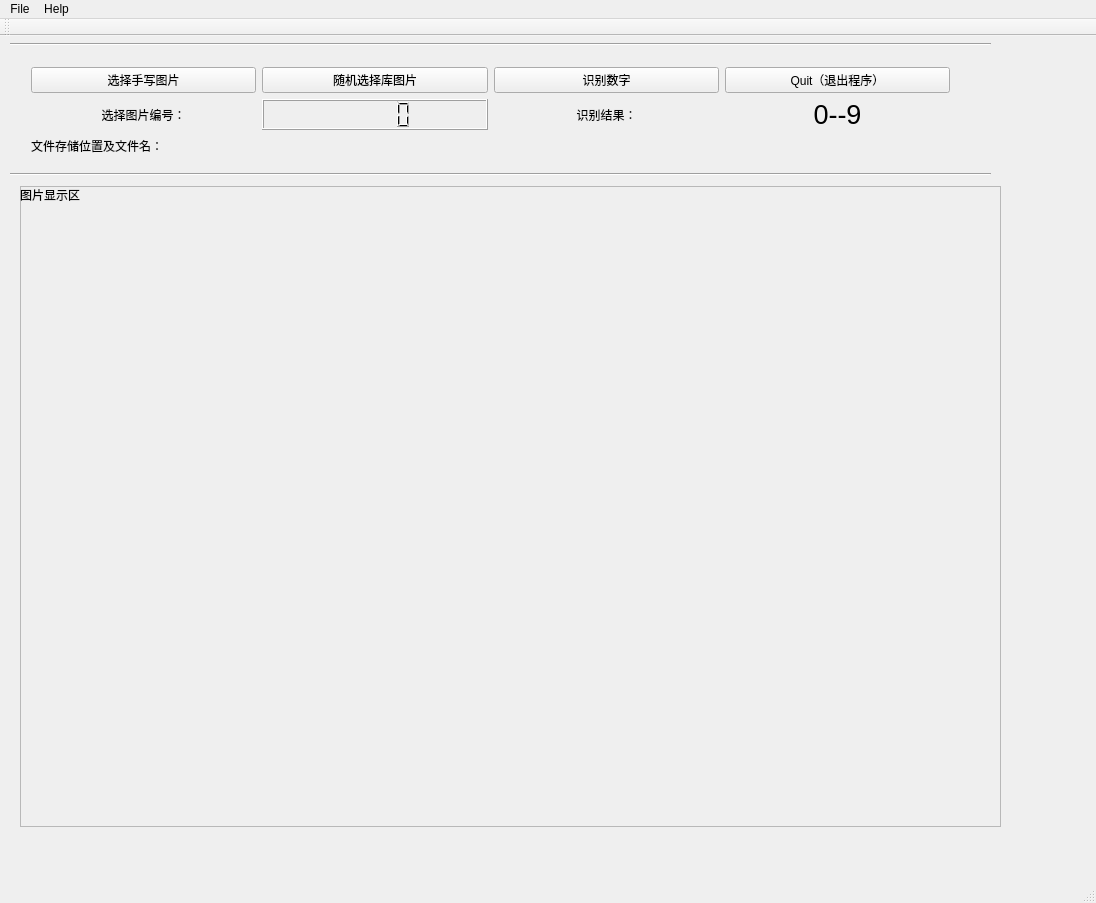
<?xml version="1.0" encoding="UTF-8"?>
<ui version="4.0">
 <class>MainWindow</class>
 <widget class="QMainWindow" name="MainWindow">
  <property name="geometry">
   <rect>
    <x>0</x>
    <y>0</y>
    <width>1096</width>
    <height>903</height>
   </rect>
  </property>
  <property name="maximumSize">
   <size>
    <width>2048</width>
    <height>2048</height>
   </size>
  </property>
  <property name="windowTitle">
   <string>MainWindow</string>
  </property>
  <widget class="QWidget" name="centralWidget">
   <widget class="Line" name="line">
    <property name="geometry">
     <rect>
      <x>10</x>
      <y>0</y>
      <width>981</width>
      <height>16</height>
     </rect>
    </property>
    <property name="orientation">
     <enum>Qt::Horizontal</enum>
    </property>
   </widget>
   <widget class="QFrame" name="frame">
    <property name="geometry">
     <rect>
      <x>20</x>
      <y>150</y>
      <width>981</width>
      <height>641</height>
     </rect>
    </property>
    <property name="frameShape">
     <enum>QFrame::StyledPanel</enum>
    </property>
    <property name="frameShadow">
     <enum>QFrame::Raised</enum>
    </property>
    <widget class="QLabel" name="labelpic">
     <property name="geometry">
      <rect>
       <x>0</x>
       <y>0</y>
       <width>971</width>
       <height>641</height>
      </rect>
     </property>
     <property name="text">
      <string>图片显示区</string>
     </property>
     <property name="alignment">
      <set>Qt::AlignLeading|Qt::AlignLeft|Qt::AlignTop</set>
     </property>
    </widget>
   </widget>
   <widget class="Line" name="line_2">
    <property name="geometry">
     <rect>
      <x>10</x>
      <y>130</y>
      <width>981</width>
      <height>16</height>
     </rect>
    </property>
    <property name="orientation">
     <enum>Qt::Horizontal</enum>
    </property>
   </widget>
   <widget class="QWidget" name="gridLayoutWidget_2">
    <property name="geometry">
     <rect>
      <x>20</x>
      <y>20</y>
      <width>941</width>
      <height>111</height>
     </rect>
    </property>
    <layout class="QGridLayout" name="gridLayout_2">
     <item row="1" column="1">
      <widget class="QLCDNumber" name="lcdNumber">
       <property name="font">
        <font>
         <pointsize>12</pointsize>
        </font>
       </property>
      </widget>
     </item>
     <item row="1" column="0">
      <widget class="QLabel" name="label">
       <property name="text">
        <string>选择图片编号：</string>
       </property>
       <property name="alignment">
        <set>Qt::AlignCenter</set>
       </property>
      </widget>
     </item>
     <item row="0" column="3">
      <widget class="QPushButton" name="quitbtn">
       <property name="text">
        <string>Quit（退出程序）</string>
       </property>
      </widget>
     </item>
     <item row="0" column="1">
      <widget class="QPushButton" name="TFpic_btn">
       <property name="text">
        <string>随机选择库图片</string>
       </property>
      </widget>
     </item>
     <item row="0" column="0">
      <widget class="QPushButton" name="Mypic_btn">
       <property name="text">
        <string>选择手写图片</string>
       </property>
      </widget>
     </item>
     <item row="0" column="2">
      <widget class="QPushButton" name="test_btn">
       <property name="text">
        <string>识别数字</string>
       </property>
      </widget>
     </item>
     <item row="1" column="2">
      <widget class="QLabel" name="label_2">
       <property name="text">
        <string>识别结果：</string>
       </property>
       <property name="alignment">
        <set>Qt::AlignCenter</set>
       </property>
      </widget>
     </item>
     <item row="2" column="1" colspan="3">
      <widget class="QLabel" name="debuglabel">
       <property name="text">
        <string> </string>
       </property>
      </widget>
     </item>
     <item row="2" column="0">
      <widget class="QLabel" name="debuglabel_2">
       <property name="text">
        <string>文件存储位置及文件名：</string>
       </property>
      </widget>
     </item>
     <item row="1" column="3">
      <widget class="QLabel" name="numberlabel">
       <property name="font">
        <font>
         <pointsize>20</pointsize>
        </font>
       </property>
       <property name="text">
        <string>0--9</string>
       </property>
       <property name="alignment">
        <set>Qt::AlignCenter</set>
       </property>
      </widget>
     </item>
    </layout>
   </widget>
  </widget>
  <widget class="QMenuBar" name="menuBar">
   <property name="geometry">
    <rect>
     <x>0</x>
     <y>0</y>
     <width>1096</width>
     <height>24</height>
    </rect>
   </property>
   <widget class="QMenu" name="menuFile">
    <property name="title">
     <string>File</string>
    </property>
    <addaction name="actionFile_F"/>
    <addaction name="actionOpen_O"/>
    <addaction name="actionExit_E"/>
   </widget>
   <widget class="QMenu" name="menuHelp">
    <property name="title">
     <string>Help</string>
    </property>
    <addaction name="actionHelp"/>
    <addaction name="actionAbout"/>
   </widget>
   <addaction name="menuFile"/>
   <addaction name="menuHelp"/>
  </widget>
  <widget class="QToolBar" name="mainToolBar">
   <attribute name="toolBarArea">
    <enum>TopToolBarArea</enum>
   </attribute>
   <attribute name="toolBarBreak">
    <bool>false</bool>
   </attribute>
  </widget>
  <widget class="QStatusBar" name="statusBar"/>
  <action name="actionFile_F">
   <property name="text">
    <string>File(&amp;F)</string>
   </property>
  </action>
  <action name="actionHelp">
   <property name="text">
    <string>Help</string>
   </property>
  </action>
  <action name="actionAbout">
   <property name="text">
    <string>About</string>
   </property>
  </action>
  <action name="actionOpen_O">
   <property name="text">
    <string>Open(&amp;O)</string>
   </property>
  </action>
  <action name="actionExit_E">
   <property name="text">
    <string>Exit(&amp;E)</string>
   </property>
  </action>
 </widget>
 <layoutdefault spacing="6" margin="11"/>
 <resources/>
 <connections>
  <connection>
   <sender>quitbtn</sender>
   <signal>clicked()</signal>
   <receiver>MainWindow</receiver>
   <slot>close()</slot>
   <hints>
    <hint type="sourcelabel">
     <x>84</x>
     <y>57</y>
    </hint>
    <hint type="destinationlabel">
     <x>264</x>
     <y>164</y>
    </hint>
   </hints>
  </connection>
  <connection>
   <sender>actionExit_E</sender>
   <signal>triggered()</signal>
   <receiver>MainWindow</receiver>
   <slot>close()</slot>
   <hints>
    <hint type="sourcelabel">
     <x>-1</x>
     <y>-1</y>
    </hint>
    <hint type="destinationlabel">
     <x>511</x>
     <y>334</y>
    </hint>
   </hints>
  </connection>
 </connections>
</ui>
